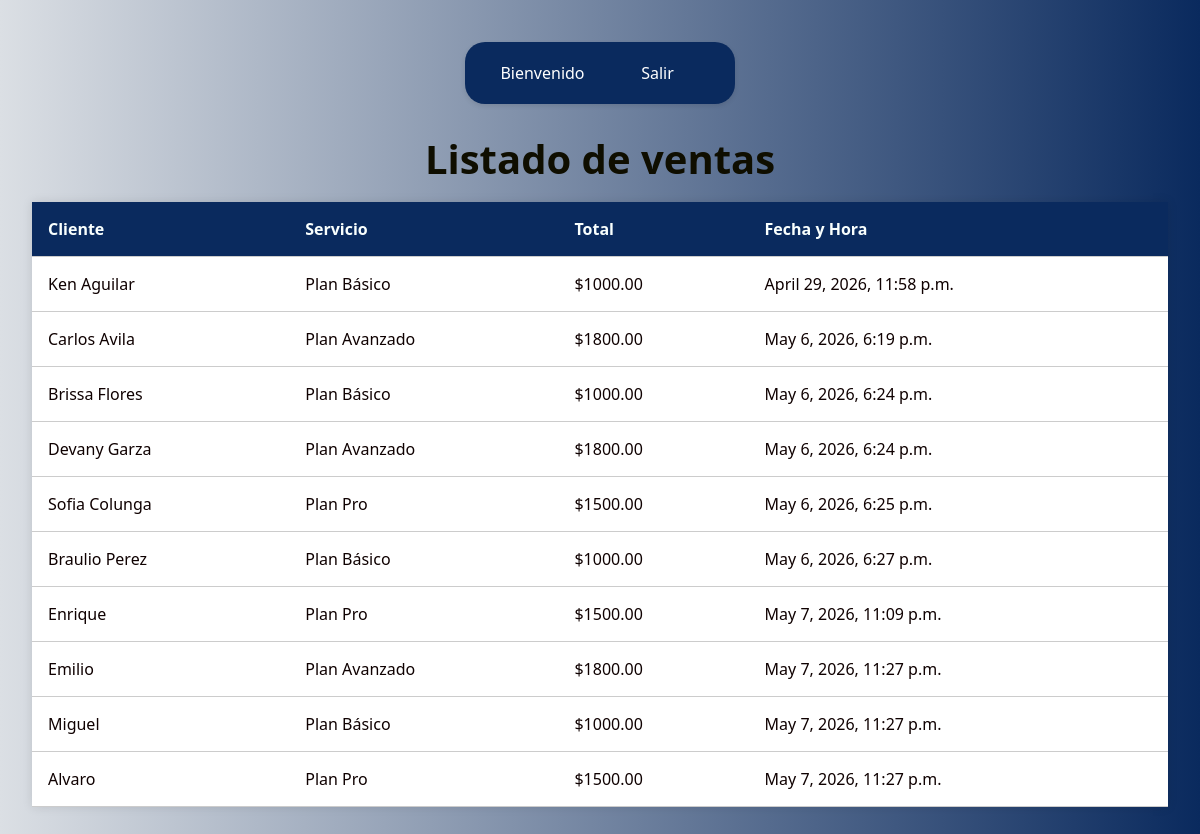
/listado_ventas/, run on an earlier commit of the app's database.
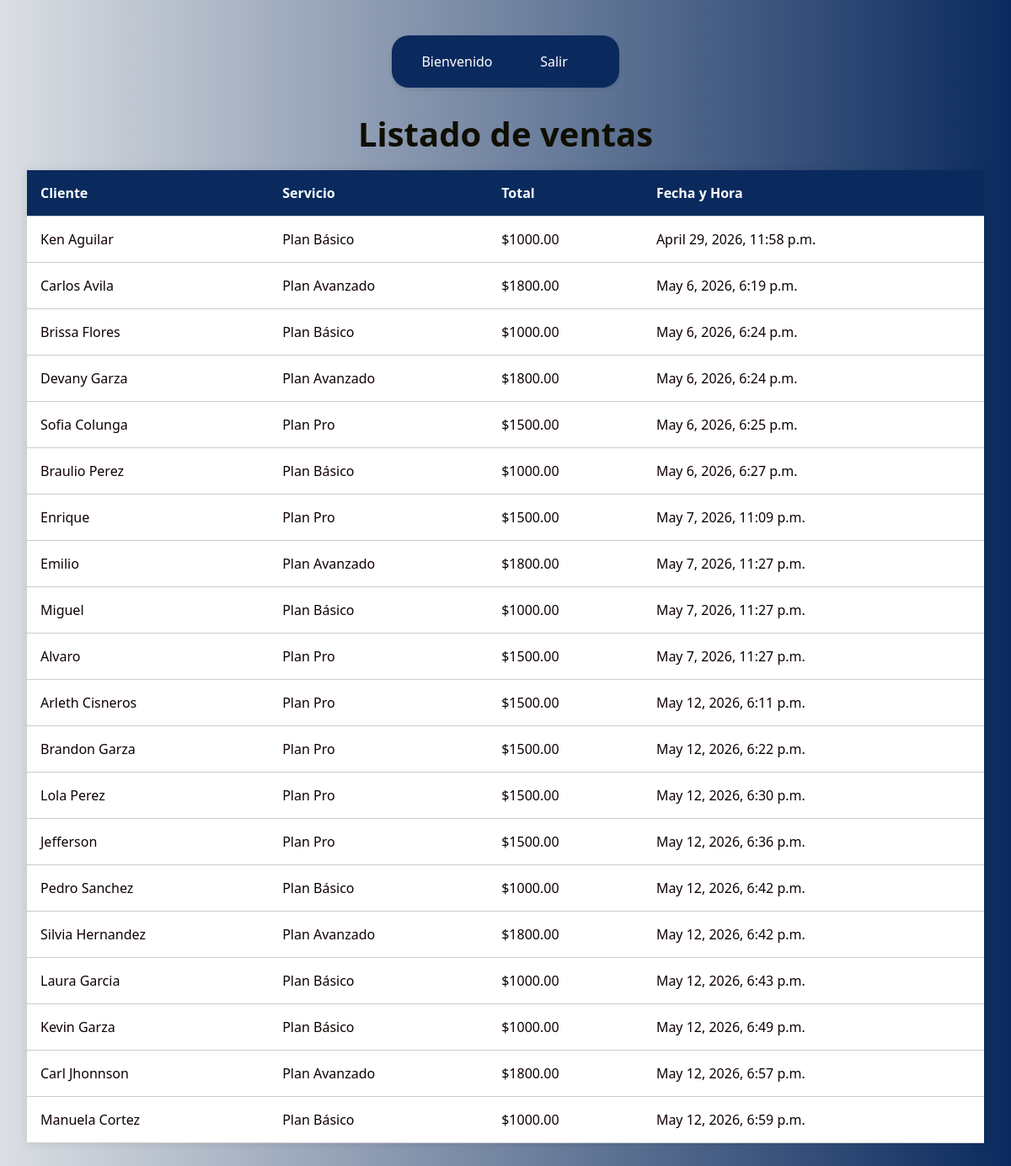
And on a later commit of the database.
### app/models.py (models this page shows, shortened)
class Venta(models.Model):
    fecha = models.DateTimeField(auto_now_add=True)
    cliente = models.ForeignKey(Cliente, on_delete=models.CASCADE, null=True, blank=True)
    total = models.DecimalField(max_digits=10, decimal_places=2)

class Cliente(models.Model):
    nombre = models.CharField(max_length=100)

class DetalleVenta(models.Model):
    venta = models.ForeignKey(Venta, on_delete=models.CASCADE)
    servicio = models.ForeignKey(Servicio, on_delete=models.CASCADE)

class Servicio(models.Model):
    nombre = models.CharField(max_length=100)
    descripcion = models.TextField()
    precio = models.DecimalField(max_digits=10, decimal_places=2)

### app/views.py (the view)
# urls.py: path('listado_ventas/', views.listado_ventas, name='listado_ventas'),
def listado_ventas(request):
    ventas = Venta.objects.all()
    return render(request, 'listado_ventas.html', {'ventas': ventas})

### app/templates/listado_ventas.html (shortened to what this page needs)
{% load static %}
<!DOCTYPE html>
<html lang="es" translate="no">
<head>
    <link rel="stylesheet" href="{% static 'css/stylelistar.css' %}">
</head>
<body>
    {% include 'menu.html' %}
    <h1>Listado de ventas</h1>
    <table class="tabla-productos">
        <thead>
            <tr>
                <th>Cliente</th>
                <th>Servicio</th>
                <th>Total</th>
                <th>Fecha y Hora</th>
            </tr>
        </thead>
        <tbody>
            {% for venta in ventas %}
            <tr>
                <td>
                    {{ venta.cliente.nombre }}
                </td>
                <td>
                    {% for detalle in venta.detalleventa_set.all %}
                        {{ detalle.servicio.nombre }}
                    {% endfor %}
                </td>
                <td>
                    ${{ venta.total }}
                </td>
                <td>
                    {{ venta.fecha }}
                </td>
            </tr>
            {% endfor %}
        </tbody>
    </table>
</body>
</html>

What changed in the data, as far as the page shows it:
added Venta: cliente.nombre "Arleth Cisneros", total "1500.00", fecha "May 12, 2026, 6:11 p.m."
added DetalleVenta: servicio.nombre "Plan Pro", shown under "Arleth Cisneros"
added Venta: cliente.nombre "Brandon Garza", total "1500.00", fecha "May 12, 2026, 6:22 p.m."
added DetalleVenta: servicio.nombre "Plan Pro", shown under "Brandon Garza"
added Venta: cliente.nombre "Lola Perez", total "1500.00", fecha "May 12, 2026, 6:30 p.m."
added DetalleVenta: servicio.nombre "Plan Pro", shown under "Lola Perez"
added Venta: cliente.nombre "Jefferson", total "1500.00", fecha "May 12, 2026, 6:36 p.m."
added DetalleVenta: servicio.nombre "Plan Pro", shown under "Jefferson"
added Venta: cliente.nombre "Pedro Sanchez", total "1000.00", fecha "May 12, 2026, 6:42 p.m."
added DetalleVenta: servicio.nombre "Plan Básico", shown under "Pedro Sanchez"
added Venta: cliente.nombre "Silvia Hernandez", total "1800.00", fecha "May 12, 2026, 6:42 p.m."
added DetalleVenta: servicio.nombre "Plan Avanzado", shown under "Silvia Hernandez"
added Venta: cliente.nombre "Laura Garcia", total "1000.00", fecha "May 12, 2026, 6:43 p.m."
added DetalleVenta: servicio.nombre "Plan Básico", shown under "Laura Garcia"
added Venta: cliente.nombre "Kevin Garza", total "1000.00", fecha "May 12, 2026, 6:49 p.m."
added DetalleVenta: servicio.nombre "Plan Básico", shown under "Kevin Garza"
added Venta: cliente.nombre "Carl Jhonnson", total "1800.00", fecha "May 12, 2026, 6:57 p.m."
added DetalleVenta: servicio.nombre "Plan Avanzado", shown under "Carl Jhonnson"
added Venta: cliente.nombre "Manuela Cortez", total "1000.00", fecha "May 12, 2026, 6:59 p.m."
added DetalleVenta: servicio.nombre "Plan Básico", shown under "Manuela Cortez"
